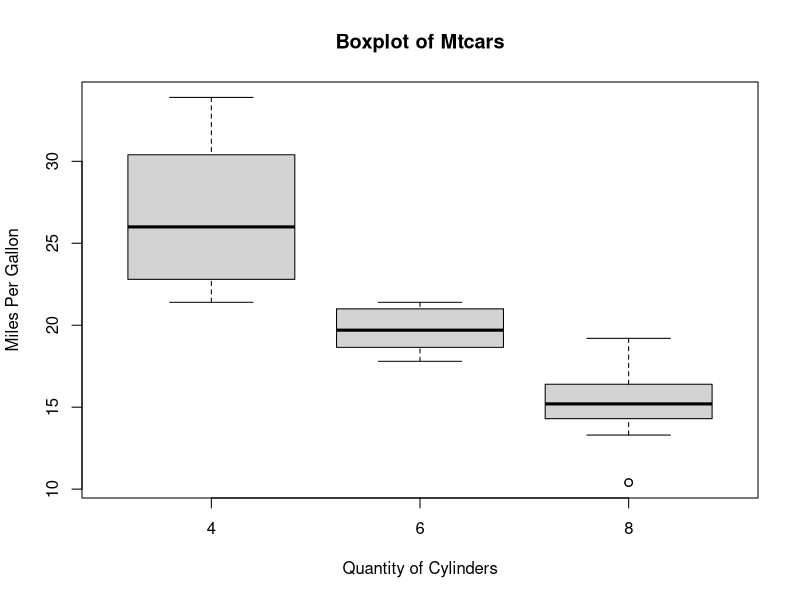

The R script that drew this image:
data = mtcars
boxplot(mpg ~ cyl, data = mtcars, xlab = "Quantity of Cylinders",  
        ylab = "Miles Per Gallon", main = "Boxplot of Mtcars")  
